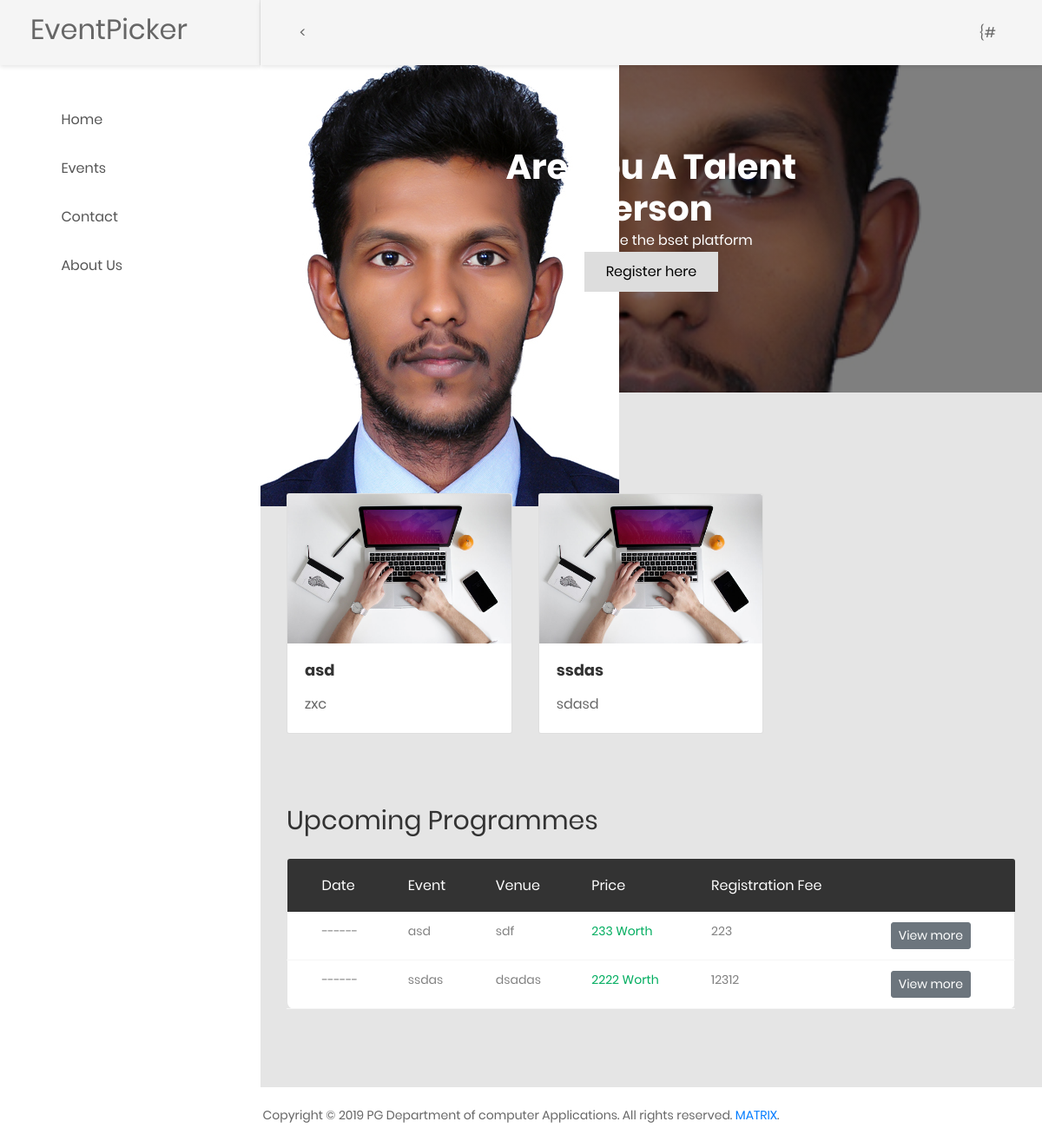
/, run on an earlier commit of the app's database.
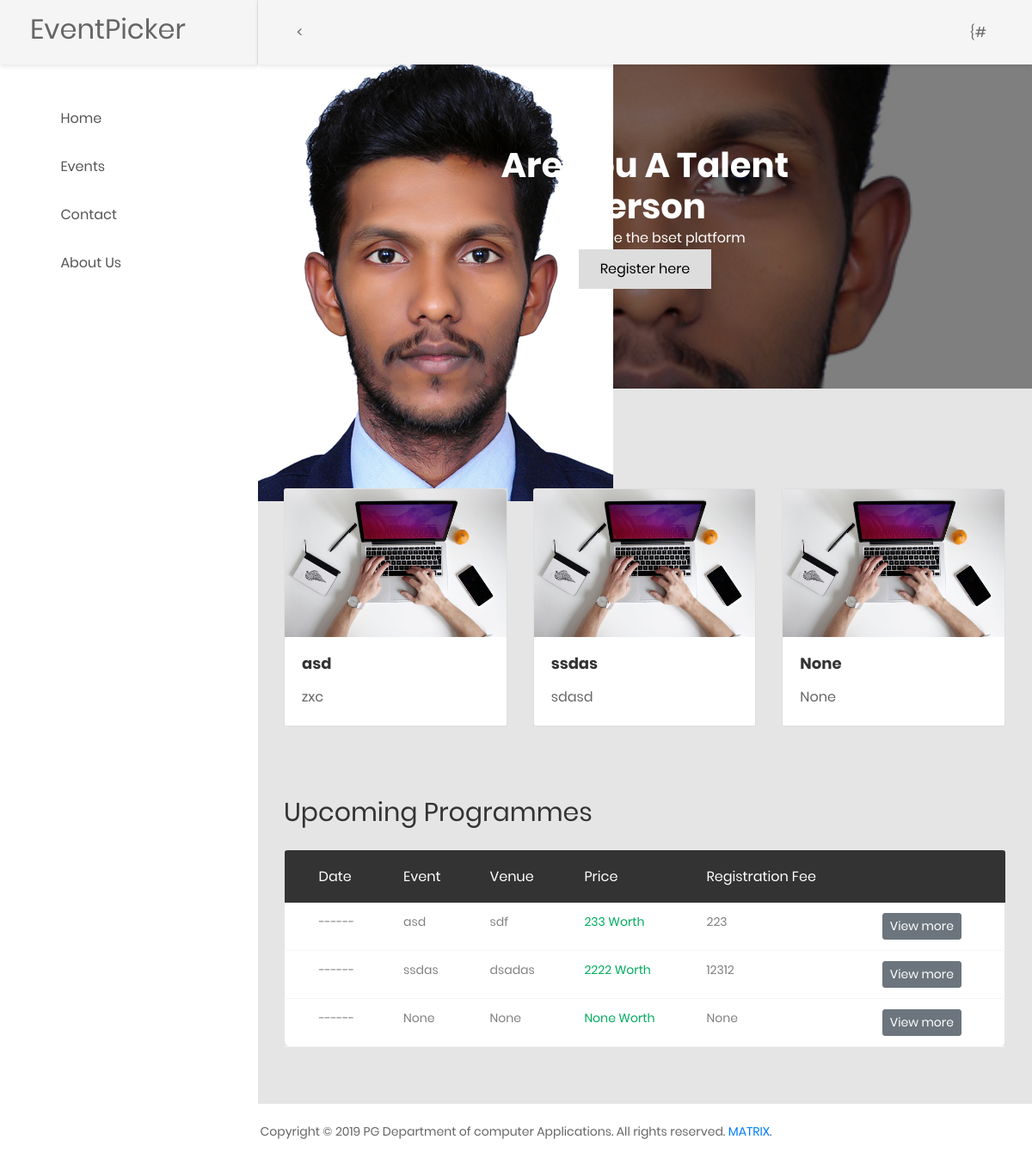
And on a later commit of the database.
### EventApp/models.py (models this page shows)
class Admin(models.Model):
    eventid = models.IntegerField(primary_key=True)
    eventname = models.CharField(max_length=25)
    venue = models.TextField()
    regfee = models.IntegerField()
    tpm = models.IntegerField()
    ddepartment = models.CharField(max_length=200)
    descreption = models.TextField()
    brochure = models.ImageField()
    eventcategory=models.TextField()
    parti=models.IntegerField()
    edate=models.DateField(default=date.today())

### EventApp/views.py (the view)
# urls.py: path('', include('social_django.urls', namespace='index')),
def index(request):
    ob=Admin.objects.all()
    return render(request, 'enduser/index.html',context={'data':ob})

### EventApp/templates/enduser/index.html (shortened to what this page needs)
+{% load static %}
<!DOCTYPE html>
<html lang="en">
<head>
    <link href="{% static 'css/font-face.css' %}" rel="stylesheet" media="all">
    <link href="{% static 'vendor/font-awesome-4.7/css/font-awesome.min.css' %}" rel="stylesheet" media="all">
    <link href="{% static 'vendor/font-awesome-5/css/fontawesome-all.min.css' %}" rel="stylesheet" media="all">
    <link href="{% static 'vendor/mdi-font/css/material-design-iconic-font.min.css' %}" rel="stylesheet" media="all">
    <link href="{% static 'vendor/bootstrap-4.1/bootstrap.min.css' %}" rel="stylesheet" media="all">
    <link href="{% static 'vendor/animsition/animsition.min.css' %}" rel="stylesheet" media="all">
    <link href="{% static 'vendor/bootstrap-progressbar/bootstrap-progressbar-3.3.4.min.css' %}" rel="stylesheet" media="all">
    <link href="{% static 'vendor/wow/animate.css' %}" rel="stylesheet" media="all">
    <link href="{% static 'vendor/css-hamburgers/hamburgers.min.css' %}" rel="stylesheet" media="all">
    <link href="{% static 'vendor/slick/slick.css' %}" rel="stylesheet" media="all">
    <link href="{% static 'vendor/select2/select2.min.css' %}" rel="stylesheet" media="all">
    <link href="{% static 'vendor/perfect-scrollbar/perfect-scrollbar.css' %}" rel="stylesheet" media="all">
    <link href="{% static 'css/theme.css' %}" rel="stylesheet" media="all">
</head>
<body class="animsition">
    <div class="page-wrapper">
 -- MENU SIDEBAR-->
        <aside class="menu-sidebar d-none d-lg-block">
            <div class="logo">
                <label style="font-size: xx-large">EventPicker</label>
            </div>
            <div class="menu-sidebar__content js-scrollbar1">
                <nav class="navbar-sidebar">
                    <ul class="list-unstyled navbar__list">
                        <li>
                            <a href="/"><i class="fa fa-home"></i> Home</a>
                        </li>
                        <li>
                            <a href="/event"><i class=" fa fa-calendar"></i>
                                Events</a>
                        </li>
                        <li>
                            <a href="/contact"><i class="fa fa-phone"></i>
                                Contact</a>
                        </li>
                        <li>
                            <a href="/about"><i class="fa fa-users"></i>
                                About Us</a>
                        </li>
                    </ul>
                </nav>
            </div>
        </aside>
        <div class="page-container" >
            <header class="header-desktop" >
                <div class="section__content section__content--p30" >
                    <div class="container-fluid" >
                        <div class="header-wrap" >
                            < <div class="col-md-12">
                                <div class="overview-wrap">
{#
                                </div>
                            </div>
                        </div>
                    </div>
                </div>
            </header>
        <div class="hero-image">
            <img src="sarath.jpg">
            <div class="hero-text">
                <h1 style="font-size:40px"><font color="white">Are You A Talent Person</font></h1>
                <p>We provide the bset platform</p>
                <button onclick="location.href='/log'">Register here</button>
            </div>
        </div>
            <div class="main-content">
                <div class="section__content section__content--p30">
                    <div class="table-responsive m-b-40">
                    <div class="row">
                        {% for item in data %}
                        <div class="col-md-4">
                                <div class="card">
                                    <img class="card-img-top" src="{% static 'images/bg-title-01.jpg' %}" alt="Card image cap">
                                    <div class="card-body">
                                        <h4 class="card-title mb-3">{{item.eventname}}</h4>
                                        <p class="card-text">{{item.descreption}}</p>
                                    </div>
                                </div>
                            </div>
                        {% endfor %}
                    </div>
                        <br>
                        <br>
                        <div class="overview-wrap">
                            <h2 class="title-1">Upcoming programmes</h2>
                        </div>
                        <br>
                                    <table class="table table-borderless table-data3">
                                                <thead>
                                                    <tr>
                                                        <th>date</th>
                                                        <th>event</th>
                                                        <th>venue</th>
                                                        <th>price</th>
                                                        <th>Registration fee</th>
                                                        <th>  </th>
                                                    </tr>
                                                </thead>
                                                <tbody>
                                                {% for item in data %}
                                                    <tr >
                                                        <td>------</td>
                                                        <td>{{item.eventname}}</td>
                                                        <td>{{item.venue}}</td>
                                                        <td class="process">{{item.tpm}}  Worth</td>
                                                        <td >{{item.regfee}}</td>
                                                        <td><button type="submit" onclick="location.href='/event'" class="btn btn-secondary btn-sm">View more</button></td>
                                                    </tr>
                                                {% endfor %}
                                                </tbody>
                                            </table>
                                        </div>
                <br>
        </div>
            </div>
    </div>
    <div class="col-md-12">
                 <div class="copyright">
                     <p>Copyright © 2019 PG Department of computer Applications. All rights reserved. <a href="https://www.facebook.com/ignitemarian/">MATRIX</a>.</p>
                  </div>
                 </div>
</body>
</html>

What changed in the data, as far as the page shows it:
added Admin: eventname "None", descreption "None", venue "None", tpm "None", regfee "None"
